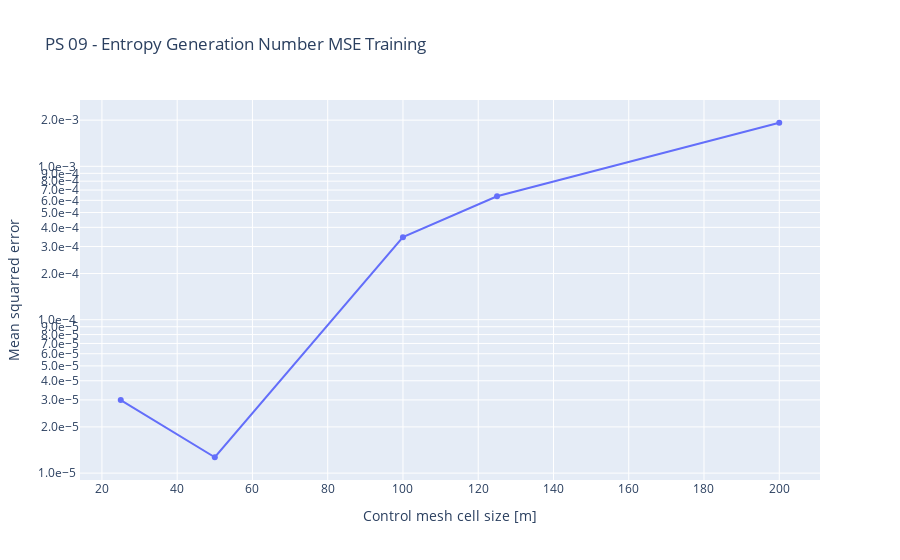

The notebook cell saved with this chart:
### Code cell
fig = go.Figure()
fig.add_trace(go.Scatter(
    x = np.delete(cell_sizes, idx_org),
    y = np.delete(mses, idx_org)
))

fig.update_layout(
    title=f"PS {PARAMETER_SPACE} - Entropy Generation Number MSE {DATA_TYPE}",
    xaxis_title="Control mesh cell size [m]",
    yaxis_title="Mean squarred error ",
    yaxis_type="log",
    yaxis_tickformat=".1e"
)

fig.write_image(mapped_root / "ControlMesh_MSEs.png")
fig.show()

### Figure 1 — Plotly figure (JSON) as saved in the notebook; plotly's stock layout.template omitted (floating-point values rounded to 4 significant figures)
{"data": [{"type": "scatter", "x": [200.0, 125.0, 100.0, 50.0, 25.0], "y": [0.001923, 0.0006376, 0.0003453, 1.269e-05, 2.994e-05]}], "layout": {"title": {"text": "PS 09 - Entropy Generation Number MSE Training"}, "xaxis": {"title": {"text": "Control mesh cell size [m]"}}, "yaxis": {"tickformat": ".1e", "title": {"text": "Mean squarred error "}, "type": "log"}}}
